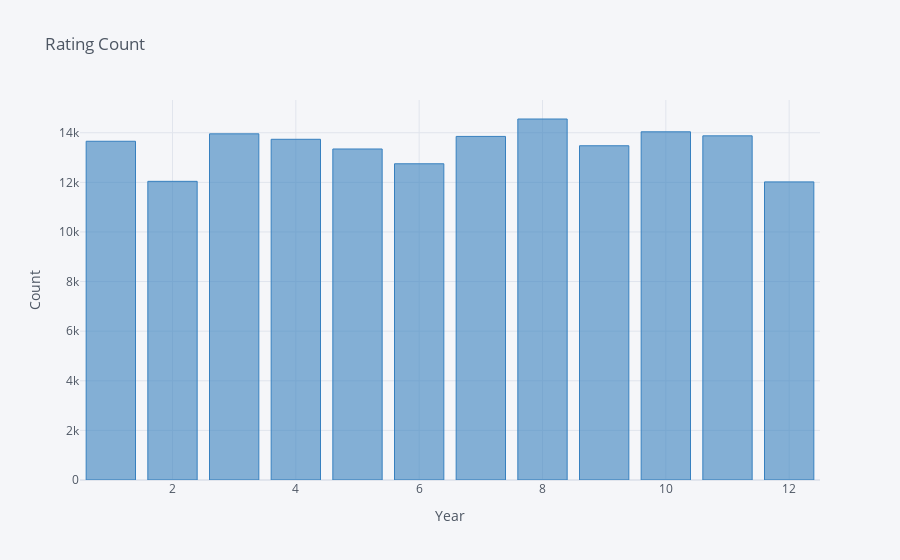

The cell this chart's notebook holds for it:
### Markdown cell above
### Comment
Number of review increases of the year, it peaks at 2016.

### Code cell
df_train.month.value_counts().iplot(kind='bar', 
                               title='Rating Count',
                               xTitle='Year',
                               yTitle='Count',
                               color='blue')

### Figure 1 — Plotly figure (JSON) as saved in the notebook; plotly's stock layout.template omitted (floating-point values rounded to 4 significant figures)
{"data": [{"marker": {"color": "rgba(55, 128, 191, 0.6)", "line": {"color": "rgba(55, 128, 191, 1.0)", "width": 1}}, "name": "month", "orientation": "v", "text": "", "type": "bar", "x": [8, 10, 3, 11, 7, 4, 1, 9, 5, 6, 2, 12], "y": [14554, 14038, 13956, 13875, 13852, 13736, 13657, 13475, 13345, 12749, 12041, 12019]}], "layout": {"legend": {"bgcolor": "#F5F6F9", "font": {"color": "#4D5663"}}, "paper_bgcolor": "#F5F6F9", "plot_bgcolor": "#F5F6F9", "title": {"font": {"color": "#4D5663"}, "text": "Rating Count"}, "xaxis": {"gridcolor": "#E1E5ED", "showgrid": true, "tickfont": {"color": "#4D5663"}, "title": {"font": {"color": "#4D5663"}, "text": "Year"}, "zerolinecolor": "#E1E5ED"}, "yaxis": {"gridcolor": "#E1E5ED", "showgrid": true, "tickfont": {"color": "#4D5663"}, "title": {"font": {"color": "#4D5663"}, "text": "Count"}, "zerolinecolor": "#E1E5ED"}}}
